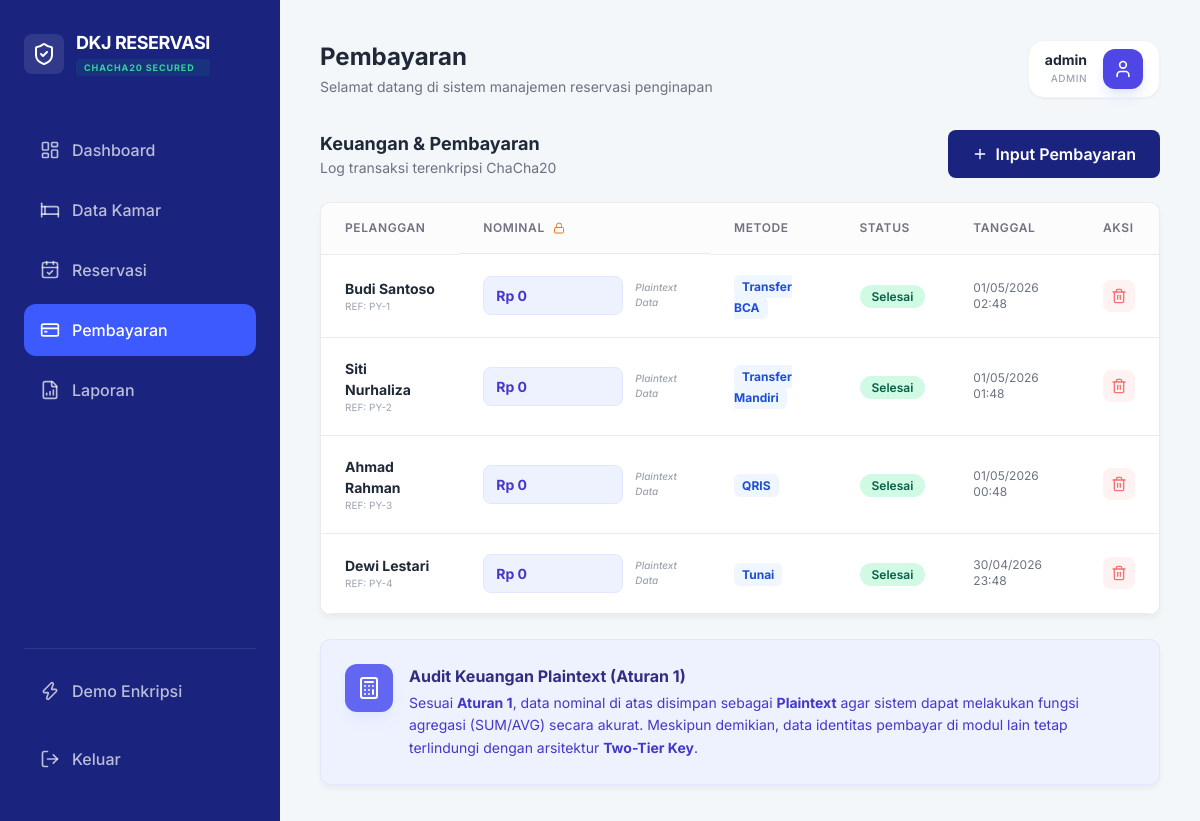
/dashboard.php?page=payments (signed in), run on an earlier commit of the app's database.
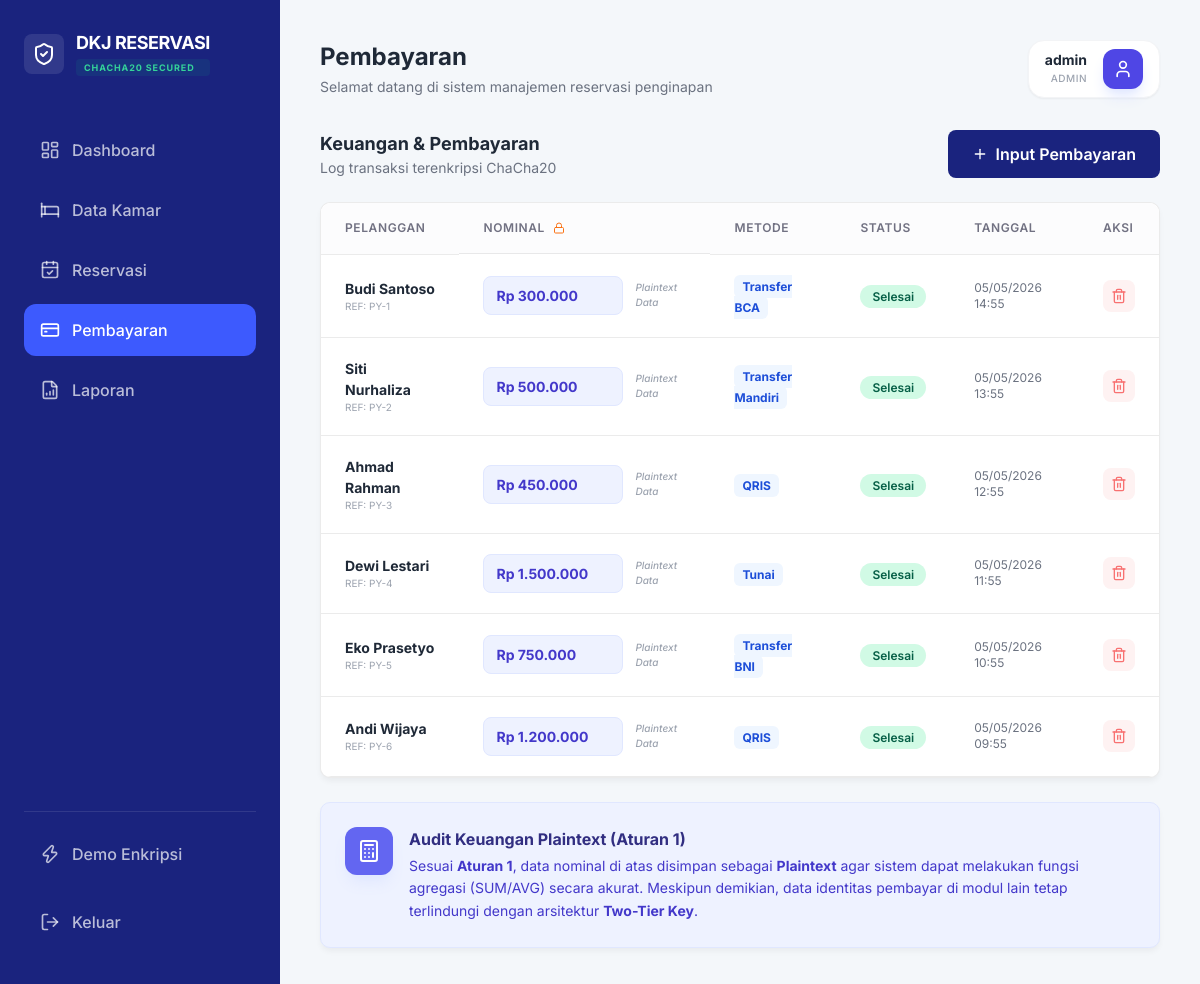
And on a later commit of the database.
### tables this page shows
CREATE TABLE payments (
        id INTEGER PRIMARY KEY AUTOINCREMENT,
        reservation_id INTEGER,
        amount TEXT,
        method TEXT,
        status TEXT DEFAULT 'unpaid',
        payment_date DATETIME,
        FOREIGN KEY(reservation_id) REFERENCES reservations(id)
    );

CREATE TABLE reservations (
        id INTEGER PRIMARY KEY AUTOINCREMENT,
        customer_name TEXT,
        phone TEXT,
        email TEXT,
        address TEXT,
        check_in DATE,
        check_out DATE,
        notes TEXT, -- ATURAN 2: Sekarang Plaintext
        room_id INTEGER,
        status TEXT DEFAULT 'pending',
        encrypted_ip_seed TEXT, -- ATURAN 1 & 2: IP Terbungkus Master Key
        FOREIGN KEY(room_id) REFERENCES rooms(id)
    );

### modules/payments.php (the view, shortened to what this page needs)
<?php
$payments = $db->query("SELECT p.*, r.customer_name
                        FROM payments p
                        JOIN reservations r ON p.reservation_id = r.id
                        ORDER BY p.payment_date DESC")->fetchAll(PDO::FETCH_ASSOC);
?>
<div class="flex justify-between items-center mb-6">
    <div>
        <h3 class="text-lg font-bold text-gray-800">Keuangan & Pembayaran</h3>
        <p class="text-sm text-gray-500">Log transaksi terenkripsi ChaCha20</p>
    </div>
    <button onclick="document.getElementById('addPaymentModal').classList.toggle('hidden')" class="btn-primary flex items-center gap-2">
        <i data-lucide="plus" class="w-4 h-4"></i> Input Pembayaran
    </button>
</div>
<div class="card p-0 overflow-hidden mb-6">
    <div class="table-container border-none">
        <table>
            <thead>
                <tr>
                    <th>Pelanggan</th>
                    <th class="flex items-center gap-2">Nominal <i data-lucide="lock" class="w-3 h-3 text-orange-500"></i></th>
                    <th>Metode</th>
                    <th>Status</th>
                    <th>Tanggal</th>
                    <th>Aksi</th>
                </tr>
            </thead>
            <tbody>
                <?php foreach ($payments as $p): ?>
                <tr>
                    <td>
                        <div class="font-bold text-gray-800"><?= htmlspecialchars($p['customer_name']) ?></div>
                        <div class="text-[10px] text-gray-400">REF: PY-<?= $p['id'] ?></div>
                    </td>
                    <td>
                        <?php
                            $fmt_amount = "Rp " . (is_numeric($p['amount']) ? number_format((float)$p['amount'], 0, ',', '.') : '0');
                        ?>
                        <div class="flex items-center gap-3">
                            <div class="bg-indigo-50 px-3 py-2 rounded-lg border border-indigo-100 min-w-[140px]">
                                <span class="font-bold text-indigo-700 text-sm">
                                    <?= $fmt_amount ?>
                                </span>
                            </div>
                            <div class="text-[10px] text-gray-400 italic font-medium">Plaintext Data</div>
                        </div>
                    </td>
                    <td><span class="text-xs px-2 py-1 bg-blue-50 text-blue-700 rounded-md font-bold"><?= $p['method'] ?></span></td>
                    <td><span class="badge-status badge-success">Selesai</span></td>
                    <td class="text-gray-500 text-xs"><?= date('d/m/Y H:i', strtotime($p['payment_date'])) ?></td>
                    <td>
                        <form method="POST" class="inline" onsubmit="return confirm('Hapus record pembayaran ini?')">
                            <button type="submit" class="p-2 text-red-400 hover:text-red-600 bg-red-50 rounded-lg">
                                <i data-lucide="trash-2" class="w-4 h-4"></i>
                            </button>
                        </form>
                    </td>
                </tr>
                <?php endforeach; ?>
            </tbody>
        </table>
    </div>
</div>
<div class="card bg-indigo-50 border-indigo-100 flex items-start gap-4 p-6">
    <div class="p-3 bg-indigo-500 rounded-xl text-white shadow-lg shadow-indigo-100">
        <i data-lucide="calculator" class="w-6 h-6"></i>
    </div>
    <div>
        <h4 class="text-indigo-900 font-bold mb-1">Audit Keuangan Plaintext (Aturan 1)</h4>
        <p class="text-sm text-indigo-700 leading-relaxed">
            Sesuai <strong>Aturan 1</strong>, data nominal di atas disimpan sebagai <strong>Plaintext</strong> agar sistem dapat melakukan fungsi agregasi (SUM/AVG) secara akurat. Meskipun demikian, data identitas pembayar di modul lain tetap terlindungi dengan arsitektur <strong>Two-Tier Key</strong>.
        </p>
    </div>
</div>

What changed in the data, as far as the page shows it:
changed payments "Transfer BCA": amount "Rp 0" → "Rp 300.000"; payment_date "01/05/2026 02:48" → "05/05/2026 14:55"
changed payments "Transfer Mandiri": amount "Rp 0" → "Rp 500.000"; payment_date "01/05/2026 01:48" → "05/05/2026 13:55"
changed payments "Ahmad Rahman": amount "Rp 0" → "Rp 450.000"; payment_date "01/05/2026 00:48" → "05/05/2026 12:55"
changed payments "Tunai": amount "Rp 0" → "Rp 1.500.000"; payment_date "30/04/2026 23:48" → "05/05/2026 11:55"
added payments: reservation.customer_name "Eko Prasetyo", id "5", amount "Rp 750.000", method "Transfer BNI", payment_date "05/05/2026 10:55"
added payments: reservation.customer_name "Andi Wijaya", id "6", amount "Rp 1.200.000", method "QRIS", payment_date "05/05/2026 09:55"
